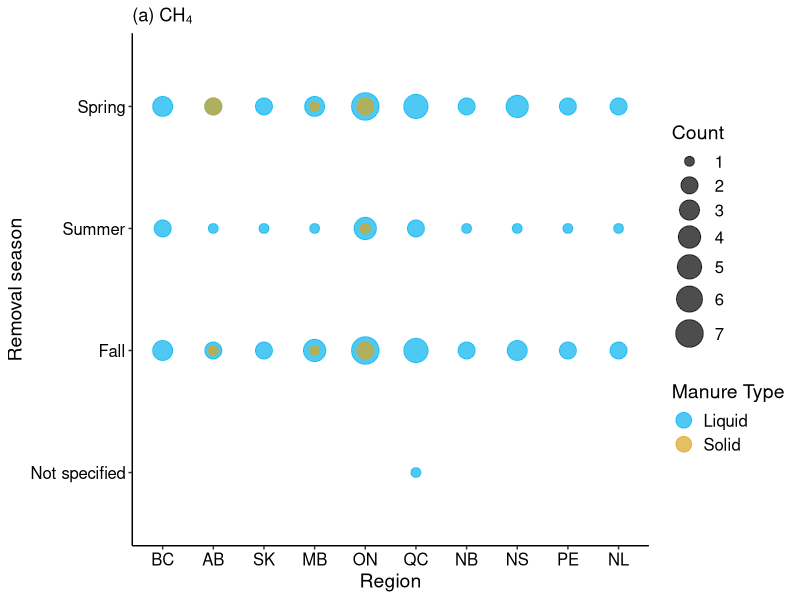
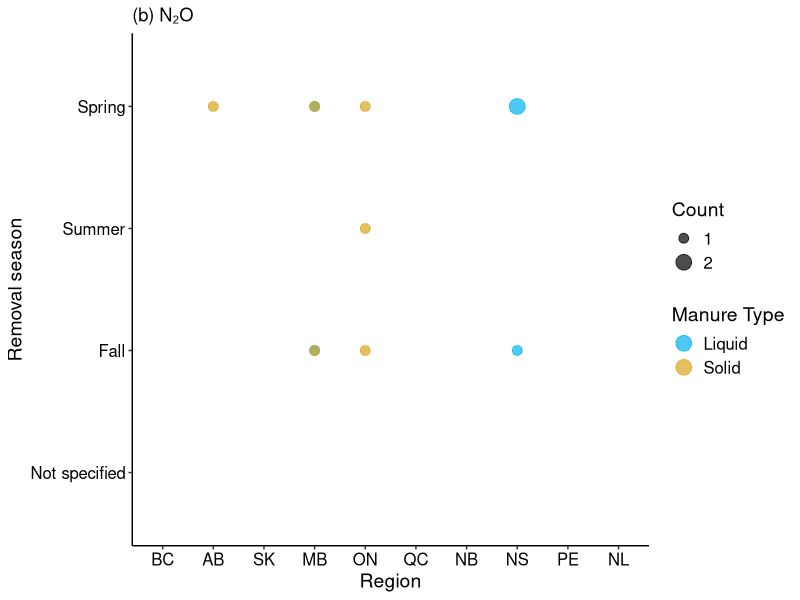
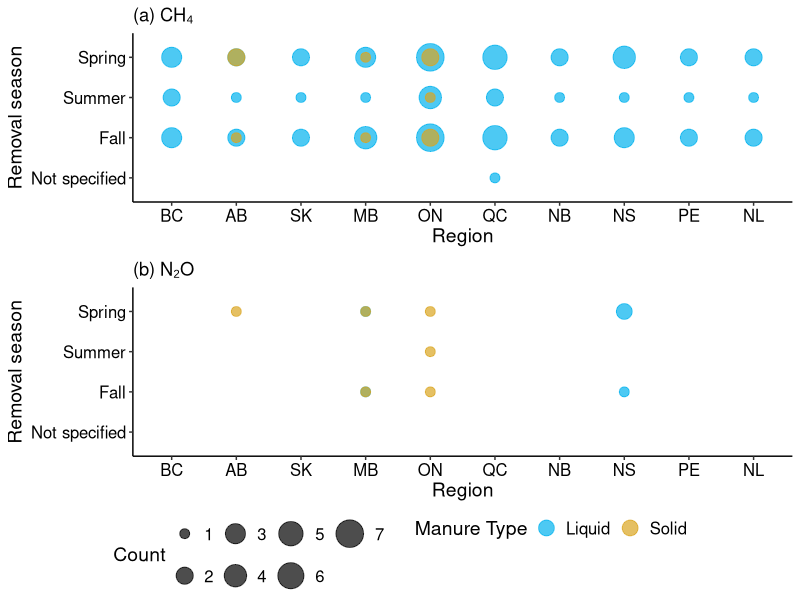

Generate these figures, in order, with R:
#Figure 8 Bubble chart for removal time and spatial distribution
library(tidyverse);library(ggpubr)

#read data
GHG.CH4 <- read.csv("input/Canada GHG storage lit review data 20240611.csv",header = T)

#CH4
#obtain studies with field measurement 
GHG.storage <- GHG.CH4[grepl("Storage", GHG.CH4$GHG.source),]
GHG.storage <- GHG.storage[grepl("Removal", GHG.storage$Treatment),]
GHG.storage <- GHG.storage %>%
  subset(GHG.storage$CH4==TRUE | GHG.storage$N2O==TRUE)
#replace "National" to every provinces
National <- c('British Columbia, Alberta, Saskatchewan, Manitoba, Ontario, Quebec, New Brunswick, Nova Scotia, Prince Edward Island, Newfoundland')
GHG.storage$Region[GHG.storage$Region == "National"] <- National

#Removal timing CH4
GHG.removal <- GHG.storage %>%
  separate_rows(Region, sep =", ") %>%
  separate_rows(Manure.type, sep = ", ") %>%
  separate_rows(Removal.season, sep = ", ")
GHG.removal$Removal.frequency[GHG.removal$Removal.frequency %in% c("4", "5", "7", "104")] <- "> 3"
GHG.removal <- GHG.removal %>%
  group_by(Region, Removal.season, Manure.type) %>%
  summarise('Count' = n()) %>%
  ungroup()

GHG.removal$Region <- factor(GHG.removal$Region,
                                 levels = c("British Columbia", "Alberta",
                                            "Saskatchewan","Manitoba",
                                            "Ontario","Quebec",
                                            "New Brunswick",
                                            "Nova Scotia",
                                            "Prince Edward Island",
                                            "Newfoundland"))
GHG.removal$Removal.season <- factor(GHG.removal$Removal.season,
                                     levels = c("Spring", "Summer", "Fall", "Not specified"))



#N2O
GHG.storage.N2O <- GHG.CH4[grepl("Storage", GHG.CH4$GHG.source),]
GHG.storage.N2O <- GHG.storage.N2O[GHG.storage.N2O$N2O==TRUE,]
GHG.storage.N2O <- GHG.storage.N2O[grepl("Removal", GHG.storage.N2O$Treatment),]

#Removal timing N2O
GHG.removal.N2O <- GHG.storage.N2O %>%
  separate_rows(Region, sep =", ") %>%
  separate_rows(Manure.type, sep = ", ") %>%
  separate_rows(Removal.season, sep = ", ")
GHG.removal.N2O$Removal.frequency[GHG.removal.N2O$Removal.frequency %in% c("4", "5", "7", "104")] <- "> 3"
GHG.removal.N2O <- GHG.removal.N2O %>%
  group_by(Region, Removal.season, Manure.type) %>%
  summarise('Count' = n()) %>%
  ungroup()

GHG.removal.N2O$Region <- factor(GHG.removal.N2O$Region,
                             levels = c("British Columbia", "Alberta",
                                        "Saskatchewan","Manitoba",
                                        "Ontario","Quebec",
                                        "New Brunswick",
                                        "Nova Scotia",
                                        "Prince Edward Island",
                                        "Newfoundland"))
GHG.removal.N2O$Removal.season <- factor(GHG.removal.N2O$Removal.season,
                                     levels = c("Spring", "Summer", "Fall", "Not specified"))



# Create bubble chart
Figure8a <- ggplot(GHG.removal, aes(x = Region, y = paste(Removal.season), color = Manure.type, size = Count)) +
  geom_point(alpha = 0.7) +
  labs(x = "Region", y = "Removal season", color = "Manure Type", size = "Count", title = "(a) CH₄") +
  scale_color_manual(values = c(alpha("deepskyblue2", 0.6), alpha("goldenrod", 0.6))) +
  theme_classic() +
  theme(axis.text = element_text(size = 12, colour = "black"),
        axis.title.x = element_text(size = 14),
        axis.title.y = element_text(size = 14),
        legend.title = element_text(size = 14),  # Adjust legend title font size
        legend.text = element_text(size = 12),
        axis.line = element_line(color = "black")) +
  scale_y_discrete(limits = c("Not specified", "Fall", "Summer", "Spring")) +
  scale_x_discrete(labels = c("BC", "AB","SK","MB",
                              "ON", "QC","NB","NS",
                              "PE","NL")) +
  scale_size_continuous(range = c(3,9)) +
  guides(color = guide_legend(override.aes = list(size = 5)))
Figure8a

Figure8b <- ggplot(GHG.removal.N2O, aes(x = Region, y = paste(Removal.season), color = Manure.type, size = Count)) +
  geom_point(alpha = 0.7) +
  labs(x = "Region", y = "Removal season", color = "Manure Type", size = "Count", title = "(b) N₂O") +
  scale_color_manual(values = c(alpha("deepskyblue2", 0.6), alpha("goldenrod", 0.6))) +
  theme_classic() +
  theme(axis.text = element_text(size = 12, colour = "black"),
        axis.title.x = element_text(size = 14),
        axis.title.y = element_text(size = 14),
        legend.title = element_text(size = 14),  # Adjust legend title font size
        legend.text = element_text(size = 12),
        axis.line = element_line(color = "black")) +
  scale_y_discrete(limits = c("Not specified", "Fall", "Summer", "Spring")) +
  scale_x_discrete(labels = c("BC", "AB","SK","MB",
                              "ON", "QC","NB","NS",
                              "PE","NL"),
                   limits = c("British Columbia", "Alberta",
                              "Saskatchewan","Manitoba",
                              "Ontario","Quebec",
                              "New Brunswick",
                              "Nova Scotia",
                              "Prince Edward Island",
                              "Newfoundland")) +
  scale_size_continuous(range = c(3,5),
                        breaks = c(1, 2)) +
  guides(color = guide_legend(override.aes = list(size = 5)))
Figure8b

#Export file
ggsave("output/Figure 8 - Bubble chart manure removal CH4 and N2O.png",
       ggarrange(Figure8a, Figure8b,
                 ncol = 1, nrow = 2,
                 common.legend = TRUE, legend = "bottom"),
       width = 24, height = 18, units = "cm",
       dpi = 300)
